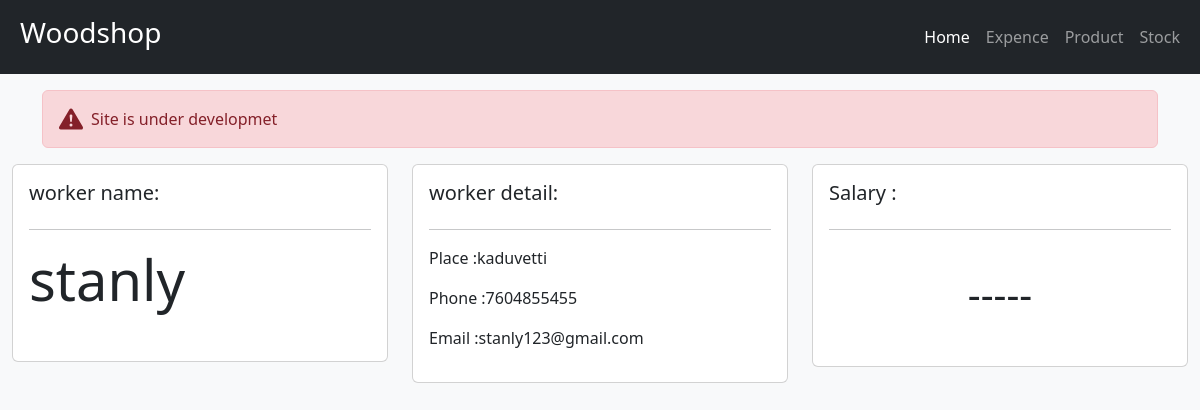
/worker/1/, run on the app's committed database.
### app/models.py (models this page shows, shortened)
class Worker(models.Model):
    name=models.CharField(max_length=15,null=True)
    phone=models.CharField(max_length=10,null=True)
    place=models.CharField(max_length=20,null=True)
    email=models.EmailField(blank=True)

### app/views.py (the view)
# urls.py: path('worker/<str:pk>/',views.worker,name='worker'),
def worker(request,pk):
    workers=Worker.objects.get(id=pk)
    context={'worker':workers}
    return render(request,'app/worker.html',context)

### app/templates/app/worker.html
{% extends 'app/main.html' %}
{% block content %}
<div class="container-fluid">
    <div class="row">
        <div class="col-sm mb-3">
            <div class="card card-body">
               <h5>worker name:</h5><hr>
               <h1 class="display-4">{{worker.name}}</h1><br>
            </div>
        </div>
        <div class="col-sm mb-3">
            <div class="card card-body">
                <h5>worker detail:</h5><hr>
                <p>Place :{{worker.place}}</p>
                <p>Phone :{{worker.phone}}</p>
                <p>Email :{{worker.email}}</p>
            </div>
        </div>
        <div class="col-sm mb3">
            <div class="card card-body">
                <h5>Salary :</h5><hr><br>
                <h1 style="text-align: center;">-----</h1><br>
            </div>
        </div>
    </div>
</div>
{% endblock %}

### data on the page
Worker: name "stanly", place "kaduvetti", phone "7604855455", email "stanly123@gmail.com"
